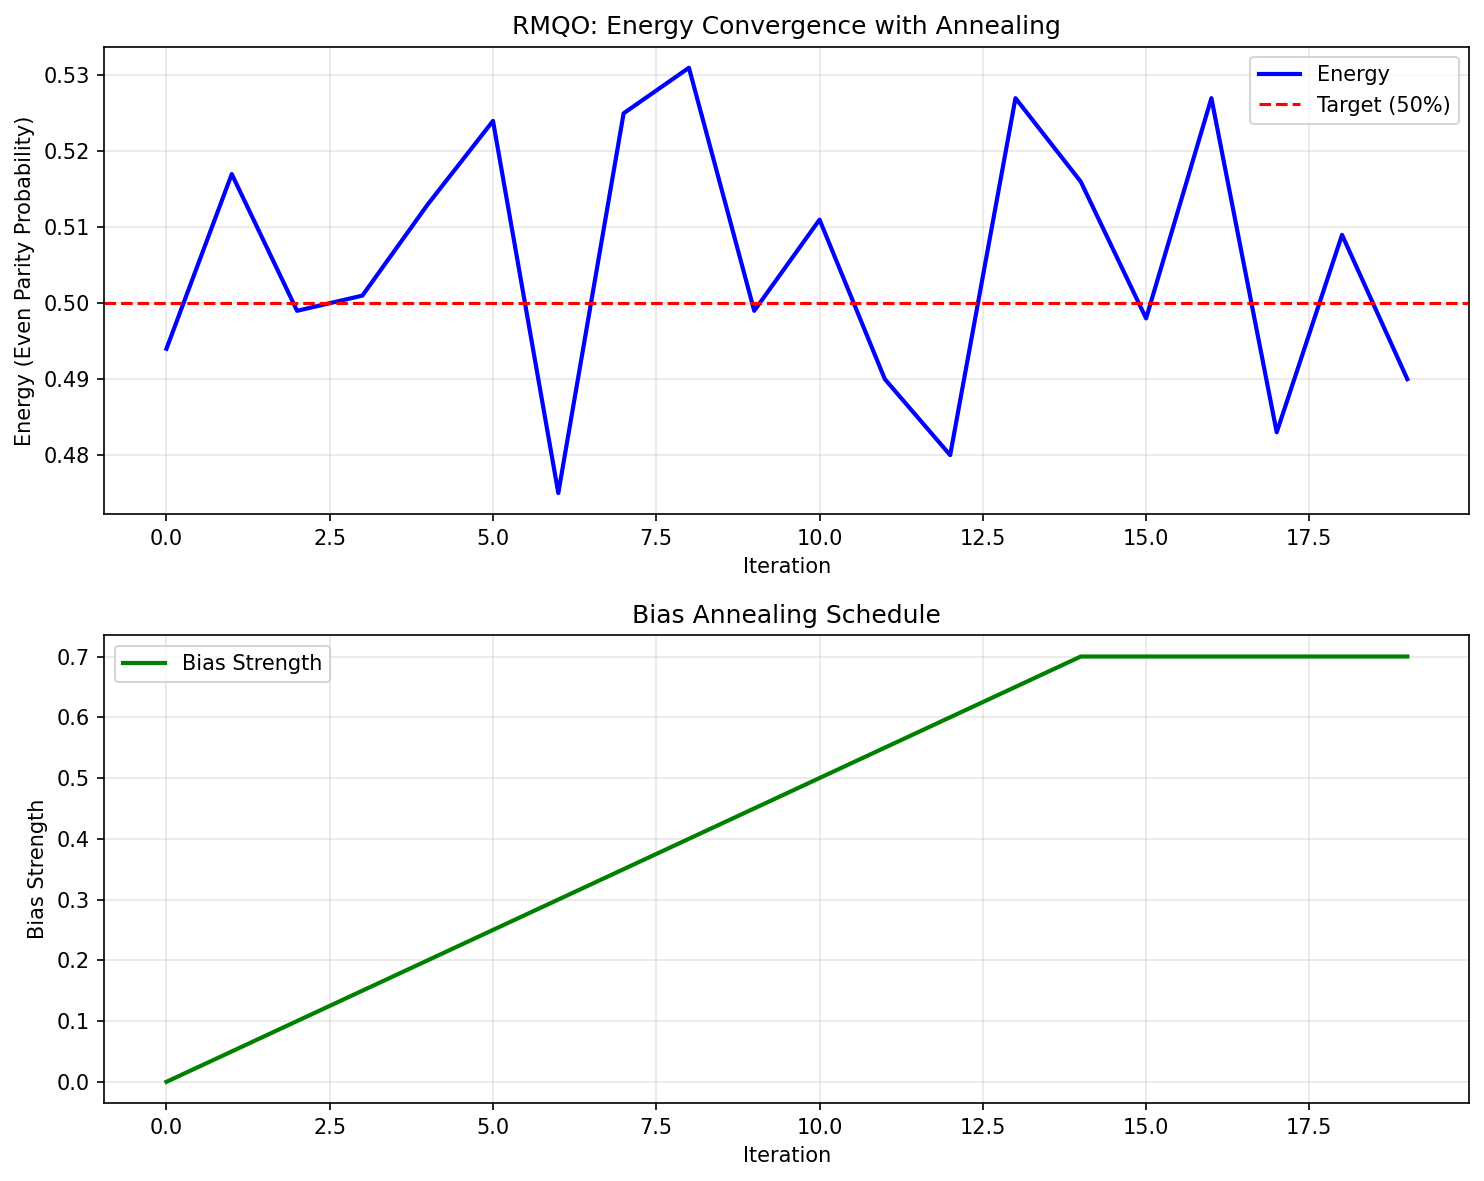

Generate this figure with Python:
#!/usr/bin/env python3
"""
RMQO Simple Demo - Shows the Core Concept
This is a simplified version to demonstrate how bias annealing works
"""

from qiskit import QuantumCircuit, transpile
from qiskit_aer import AerSimulator
import numpy as np
import matplotlib.pyplot as plt

print("="*60)
print("RMQO SIMPLE DEMO - ANNEALING CONCEPT")
print("="*60)

# Setup
backend = AerSimulator()
nqubits = 3  # Simple: 3 qubits = 8 possible states
max_iterations = 20  # Short run for quick demo
shots = 1000

def create_circuit_with_bias(nqubits, bias_strength):
    """
    Create quantum circuit where bias_strength controls how structured it is.
    bias_strength = 0.0 -> completely random
    bias_strength = 1.0 -> highly structured
    """
    qc = QuantumCircuit(nqubits)
    
    # Apply gates based on bias
    for q in range(nqubits):
        # More bias = more likely to apply Hadamard (superposition)
        if np.random.rand() > (0.3 - bias_strength * 0.2):
            qc.h(q)
    
    # Entanglement (controlled by bias)
    if nqubits > 1 and np.random.rand() > (0.5 - bias_strength * 0.3):
        for q in range(nqubits - 1):
            if np.random.rand() > 0.5:
                qc.cx(q, q+1)
    
    # Rotation gates (angle depends on bias)
    for q in range(nqubits):
        angle = np.pi * bias_strength if bias_strength > 0 else np.random.uniform(0, 2*np.pi)
        qc.rz(angle, q)
    
    qc.measure_all()
    return qc

def compute_energy(counts):
    """
    Simple energy function: we want even parity (even number of 1s).
    Returns probability of measuring states with even parity.
    """
    total = sum(counts.values())
    even_parity_prob = 0.0
    
    for bitstring, count in counts.items():
        if bitstring.count('1') % 2 == 0:  # Even number of 1s
            even_parity_prob += count / total
    
    return even_parity_prob

# Store results
iterations = []
biases = []
energies = []

print("\nRunning annealing process...")
print(f"{'Iteration':<12} {'Bias':<10} {'Energy':<10}")
print("-" * 35)

for iteration in range(max_iterations):
    # Gradually increase bias from 0 to 0.7
    bias = min(iteration / max_iterations, 0.7)
    
    # Create and run circuit
    qc = create_circuit_with_bias(nqubits, bias)
    qc_transpiled = transpile(qc, backend)
    job = backend.run(qc_transpiled, shots=shots)
    result = job.result()
    counts = result.get_counts()
    
    # Calculate energy
    energy = compute_energy(counts)
    
    # Store
    iterations.append(iteration)
    biases.append(bias)
    energies.append(energy)
    
    # Print every 5 iterations
    if iteration % 5 == 0:
        print(f"{iteration:<12} {bias:<10.3f} {energy:<10.3f}")

print("-" * 35)
print(f"Final energy: {energies[-1]:.3f}")
print(f"Improvement: {(energies[-1] - energies[0])/energies[0] * 100:.1f}%")

# Create visualization
fig, (ax1, ax2) = plt.subplots(2, 1, figsize=(10, 8))

# Plot 1: Energy over iterations
ax1.plot(iterations, energies, 'b-', linewidth=2, label='Energy')
ax1.axhline(y=0.5, color='r', linestyle='--', label='Target (50%)')
ax1.set_xlabel('Iteration')
ax1.set_ylabel('Energy (Even Parity Probability)')
ax1.set_title('RMQO: Energy Convergence with Annealing')
ax1.legend()
ax1.grid(True, alpha=0.3)

# Plot 2: Bias schedule
ax2.plot(iterations, biases, 'g-', linewidth=2, label='Bias Strength')
ax2.set_xlabel('Iteration')
ax2.set_ylabel('Bias Strength')
ax2.set_title('Bias Annealing Schedule')
ax2.legend()
ax2.grid(True, alpha=0.3)

plt.tight_layout()
plt.savefig('rmqo_demo.png', dpi=150, bbox_inches='tight')
print(f"\n{'='*60}")
print("SUCCESS!")
print("Plot saved as: rmqo_demo.png")
print(f"{'='*60}")

# Show plot (will open window)
plt.show()
